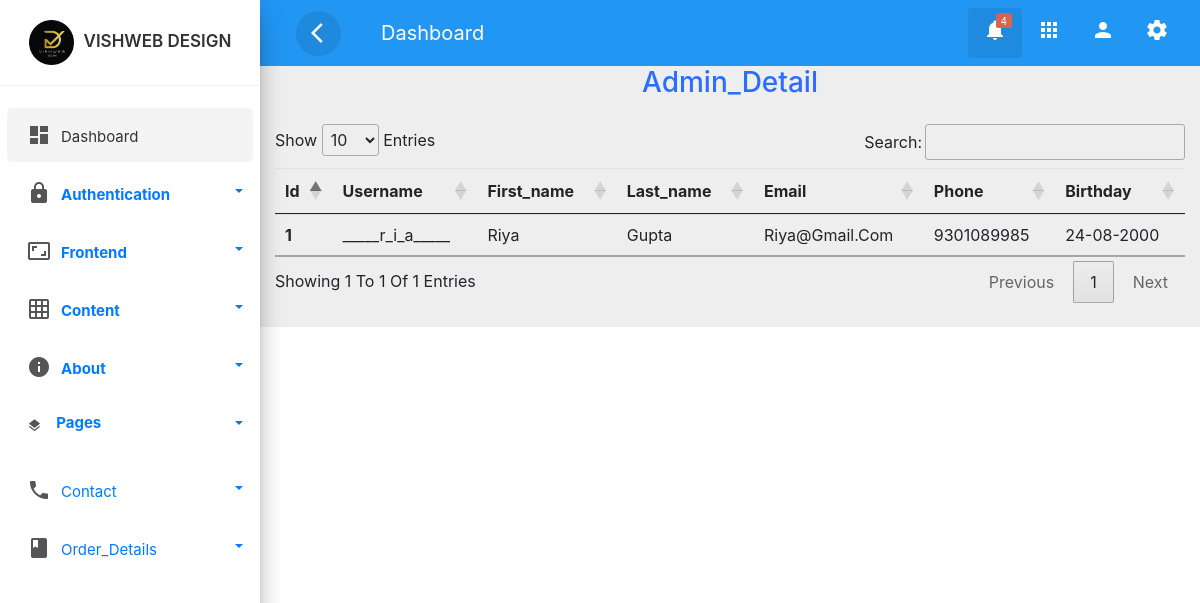
Screenshot of /admin/admin_detail.php with the database file from the repository.
### tables this page shows
CREATE TABLE `admin_detail` (
  `id` int(11) NOT NULL,
  `username` varchar(255) NOT NULL,
  `first_name` varchar(255) NOT NULL,
  `last_name` varchar(255) NOT NULL,
  `email` varchar(255) NOT NULL,
  `phone` varchar(255) NOT NULL,
  `birthday` text NOT NULL
);

### admin/admin_detail.php (the view, shortened to what this page needs)
<?php include_once('header.php');?>
<?php include_once('sidebar.php');?>
<?php include_once('top-header.php');?>
<?php
include('adminconnection.php');
?>
<!doctype html>
<html lang="en">
  <head>
    <link rel="stylesheet" href="https://cdn.jsdelivr.net/npm/bootstrap@4.4.1/dist/css/bootstrap.min.css">
    <link rel="stylesheet" href="//cdn.datatables.net/1.13.7/css/jquery.dataTables.min.css">
</head>
<body>
        <h3>Admin_Detail</h3>
<div class="container my-4">
<table class="table" id="myTable">
  <thead>
            <tr>
                    <th scope="col">id</th>
                    <th scope="col">Username</th>
                    <th scope="col">first_name</th>
                    <th scope="col">last_name</th>
                    <th scope="col">email</th>
                    <th scope="col">phone</th>
                    <th scope="col">Birthday</th>
            </tr>
  </thead>
  <tbody>
  <?php
  $sql = "SELECT * FROM `admin_detail`";
  $result = mysqli_query($conn, $sql);
$id = 0;
while($row = mysqli_fetch_assoc($result)){
$id++;
  echo "<tr>
  <th scope='row'>".$id."</th>
  <td>".$row['username']."</td>
  <td>".$row['first_name']."</td>
  <td>".$row['last_name']."</td>
  <td>".$row['email']."</td>
  <td>".$row['phone']."</td>
  <td>".$row['birthday']."</td>
</tr>";
}
?>
  </tbody>
</table>
</div>
</body>
</html>

### admin/css/custom.css (style rules this page uses)
body,html { line-height:1.8; font-family:'Roboto',sans-serif; color:#555e58; text-transform:capitalize; font-weight:400; margin:0px; padding:0px; }
h1,h2,h3,h4,h5,h6,.h1,.h2,.h3,.h4 { font-weight:400; line-height:1.5em; }
.table > thead > tr > th { border-bottom:1px; font-size:16px; font-weight:400; }

### admin/admin_detail.php (style rules this page uses)
h3 { text-align: center; color: #2b6eff; }

### rows the page displays
admin_detail: username "_____r_i_a_____", first_name "Riya", last_name "Gupta", email "Riya@gmail.com", phone "9301089985", birthday "24-08-2000"
